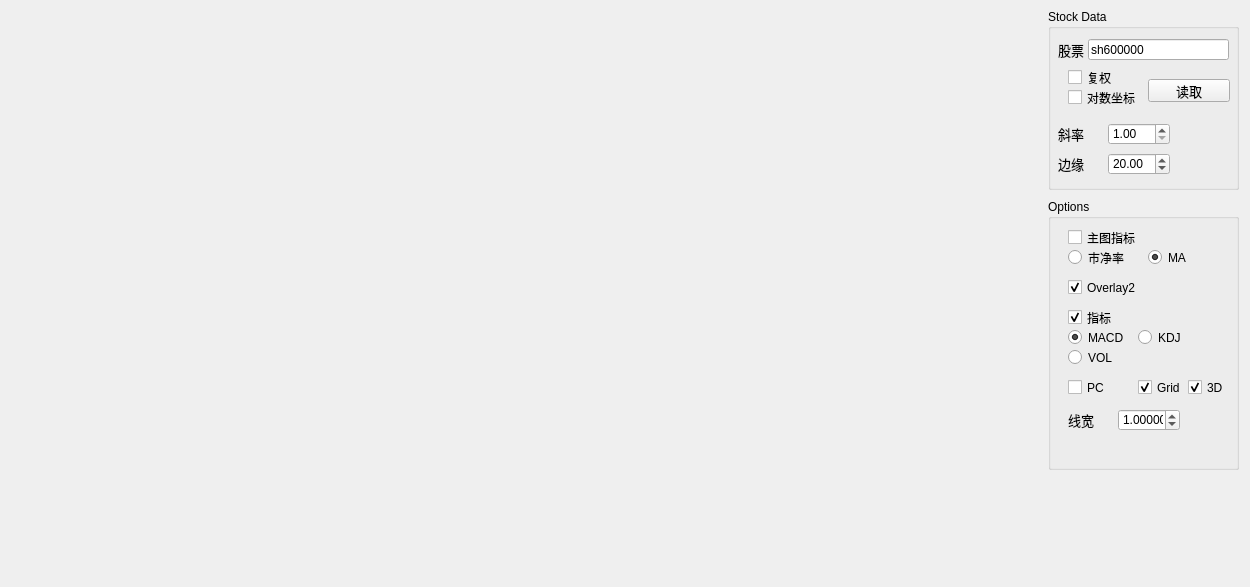
<?xml version="1.0" encoding="UTF-8"?>
<ui version="4.0">
 <class>MainWindow</class>
 <widget class="QMainWindow" name="MainWindow">
  <property name="geometry">
   <rect>
    <x>0</x>
    <y>0</y>
    <width>1250</width>
    <height>587</height>
   </rect>
  </property>
  <property name="windowTitle">
   <string>MainWindow</string>
  </property>
  <widget class="QWidget" name="centralWidget">
   <layout class="QHBoxLayout" name="horizontalLayout">
    <item>
     <widget class="StockView" name="main_view" native="true">
      <property name="baseSize">
       <size>
        <width>0</width>
        <height>0</height>
       </size>
      </property>
     </widget>
    </item>
    <item>
     <widget class="QWidget" name="widget" native="true">
      <property name="sizePolicy">
       <sizepolicy hsizetype="Fixed" vsizetype="Preferred">
        <horstretch>0</horstretch>
        <verstretch>0</verstretch>
       </sizepolicy>
      </property>
      <property name="minimumSize">
       <size>
        <width>200</width>
        <height>0</height>
       </size>
      </property>
      <widget class="QGroupBox" name="groupBox">
       <property name="geometry">
        <rect>
         <x>7</x>
         <y>0</y>
         <width>191</width>
         <height>181</height>
        </rect>
       </property>
       <property name="sizePolicy">
        <sizepolicy hsizetype="Preferred" vsizetype="Preferred">
         <horstretch>0</horstretch>
         <verstretch>0</verstretch>
        </sizepolicy>
       </property>
       <property name="minimumSize">
        <size>
         <width>0</width>
         <height>0</height>
        </size>
       </property>
       <property name="title">
        <string>Stock Data</string>
       </property>
       <widget class="QPushButton" name="loadButton">
        <property name="geometry">
         <rect>
          <x>100</x>
          <y>70</y>
          <width>82</width>
          <height>23</height>
         </rect>
        </property>
        <property name="font">
         <font>
          <family>宋体</family>
          <pointsize>10</pointsize>
         </font>
        </property>
        <property name="text">
         <string>读取</string>
        </property>
       </widget>
       <widget class="QLineEdit" name="lineEdit">
        <property name="geometry">
         <rect>
          <x>40</x>
          <y>30</y>
          <width>141</width>
          <height>21</height>
         </rect>
        </property>
        <property name="text">
         <string>sh600000</string>
        </property>
       </widget>
       <widget class="QLabel" name="label">
        <property name="geometry">
         <rect>
          <x>10</x>
          <y>30</y>
          <width>41</width>
          <height>21</height>
         </rect>
        </property>
        <property name="font">
         <font>
          <family>宋体</family>
          <pointsize>10</pointsize>
         </font>
        </property>
        <property name="text">
         <string>股票</string>
        </property>
       </widget>
       <widget class="QCheckBox" name="checkBox_gbbq">
        <property name="geometry">
         <rect>
          <x>20</x>
          <y>60</y>
          <width>70</width>
          <height>17</height>
         </rect>
        </property>
        <property name="text">
         <string>复权</string>
        </property>
       </widget>
       <widget class="QCheckBox" name="checkBox_logcoord">
        <property name="geometry">
         <rect>
          <x>20</x>
          <y>80</y>
          <width>70</width>
          <height>17</height>
         </rect>
        </property>
        <property name="text">
         <string>对数坐标</string>
        </property>
       </widget>
       <widget class="QDoubleSpinBox" name="doubleSpinBox_slope">
        <property name="geometry">
         <rect>
          <x>60</x>
          <y>114</y>
          <width>62</width>
          <height>22</height>
         </rect>
        </property>
        <property name="minimum">
         <double>1.000000000000000</double>
        </property>
        <property name="maximum">
         <double>1.500000000000000</double>
        </property>
        <property name="singleStep">
         <double>0.010000000000000</double>
        </property>
       </widget>
       <widget class="QLabel" name="label_2">
        <property name="geometry">
         <rect>
          <x>10</x>
          <y>114</y>
          <width>41</width>
          <height>21</height>
         </rect>
        </property>
        <property name="font">
         <font>
          <family>宋体</family>
          <pointsize>10</pointsize>
         </font>
        </property>
        <property name="text">
         <string>斜率</string>
        </property>
       </widget>
       <widget class="QLabel" name="label_3">
        <property name="geometry">
         <rect>
          <x>10</x>
          <y>144</y>
          <width>41</width>
          <height>21</height>
         </rect>
        </property>
        <property name="font">
         <font>
          <family>宋体</family>
          <pointsize>10</pointsize>
         </font>
        </property>
        <property name="text">
         <string>边缘</string>
        </property>
       </widget>
       <widget class="QDoubleSpinBox" name="doubleSpinBox_margin">
        <property name="geometry">
         <rect>
          <x>60</x>
          <y>144</y>
          <width>62</width>
          <height>22</height>
         </rect>
        </property>
        <property name="minimum">
         <double>0.000000000000000</double>
        </property>
        <property name="maximum">
         <double>100.000000000000000</double>
        </property>
        <property name="singleStep">
         <double>5.000000000000000</double>
        </property>
        <property name="value">
         <double>20.000000000000000</double>
        </property>
       </widget>
      </widget>
      <widget class="QGroupBox" name="groupBox_2">
       <property name="geometry">
        <rect>
         <x>7</x>
         <y>190</y>
         <width>191</width>
         <height>271</height>
        </rect>
       </property>
       <property name="title">
        <string>Options</string>
       </property>
       <widget class="QCheckBox" name="checkBox_overlay1">
        <property name="geometry">
         <rect>
          <x>20</x>
          <y>30</y>
          <width>70</width>
          <height>17</height>
         </rect>
        </property>
        <property name="text">
         <string>主图指标</string>
        </property>
        <property name="checked">
         <bool>false</bool>
        </property>
       </widget>
       <widget class="QRadioButton" name="radioButton_bookvalue">
        <property name="geometry">
         <rect>
          <x>20</x>
          <y>50</y>
          <width>82</width>
          <height>17</height>
         </rect>
        </property>
        <property name="text">
         <string>市净率</string>
        </property>
        <property name="checked">
         <bool>false</bool>
        </property>
        <attribute name="buttonGroup">
         <string notr="true">buttonGroup1</string>
        </attribute>
       </widget>
       <widget class="QCheckBox" name="checkBox_pc">
        <property name="geometry">
         <rect>
          <x>20</x>
          <y>180</y>
          <width>70</width>
          <height>17</height>
         </rect>
        </property>
        <property name="text">
         <string>PC</string>
        </property>
        <property name="checked">
         <bool>false</bool>
        </property>
       </widget>
       <widget class="QRadioButton" name="radioButton_VOL">
        <property name="geometry">
         <rect>
          <x>20</x>
          <y>150</y>
          <width>82</width>
          <height>17</height>
         </rect>
        </property>
        <property name="text">
         <string>VOL</string>
        </property>
        <attribute name="buttonGroup">
         <string notr="true">buttonGroup2</string>
        </attribute>
       </widget>
       <widget class="QCheckBox" name="checkBox_indicator_graph">
        <property name="geometry">
         <rect>
          <x>20</x>
          <y>110</y>
          <width>70</width>
          <height>17</height>
         </rect>
        </property>
        <property name="text">
         <string>指标</string>
        </property>
        <property name="checked">
         <bool>true</bool>
        </property>
       </widget>
       <widget class="QRadioButton" name="radioButton_MACD">
        <property name="geometry">
         <rect>
          <x>20</x>
          <y>130</y>
          <width>82</width>
          <height>17</height>
         </rect>
        </property>
        <property name="text">
         <string>MACD</string>
        </property>
        <property name="checked">
         <bool>true</bool>
        </property>
        <attribute name="buttonGroup">
         <string notr="true">buttonGroup2</string>
        </attribute>
       </widget>
       <widget class="QRadioButton" name="radioButton_MA">
        <property name="geometry">
         <rect>
          <x>100</x>
          <y>50</y>
          <width>82</width>
          <height>17</height>
         </rect>
        </property>
        <property name="text">
         <string>MA</string>
        </property>
        <property name="checked">
         <bool>true</bool>
        </property>
        <attribute name="buttonGroup">
         <string notr="true">buttonGroup1</string>
        </attribute>
       </widget>
       <widget class="QCheckBox" name="checkBox_grid">
        <property name="geometry">
         <rect>
          <x>90</x>
          <y>180</y>
          <width>70</width>
          <height>17</height>
         </rect>
        </property>
        <property name="text">
         <string>Grid</string>
        </property>
        <property name="checked">
         <bool>true</bool>
        </property>
       </widget>
       <widget class="QCheckBox" name="checkBox_grid_3d">
        <property name="geometry">
         <rect>
          <x>140</x>
          <y>180</y>
          <width>41</width>
          <height>17</height>
         </rect>
        </property>
        <property name="text">
         <string>3D</string>
        </property>
        <property name="checked">
         <bool>true</bool>
        </property>
       </widget>
       <widget class="QCheckBox" name="checkBox_overlay2">
        <property name="geometry">
         <rect>
          <x>20</x>
          <y>80</y>
          <width>70</width>
          <height>17</height>
         </rect>
        </property>
        <property name="text">
         <string>Overlay2</string>
        </property>
        <property name="checked">
         <bool>true</bool>
        </property>
       </widget>
       <widget class="QLabel" name="label_4">
        <property name="geometry">
         <rect>
          <x>20</x>
          <y>210</y>
          <width>81</width>
          <height>21</height>
         </rect>
        </property>
        <property name="font">
         <font>
          <family>宋体</family>
          <pointsize>10</pointsize>
         </font>
        </property>
        <property name="text">
         <string>线宽</string>
        </property>
       </widget>
       <widget class="QDoubleSpinBox" name="doubleSpinBox_linewidth">
        <property name="geometry">
         <rect>
          <x>70</x>
          <y>210</y>
          <width>62</width>
          <height>22</height>
         </rect>
        </property>
        <property name="decimals">
         <number>5</number>
        </property>
        <property name="maximum">
         <double>10.000000000000000</double>
        </property>
        <property name="singleStep">
         <double>0.100000000000000</double>
        </property>
        <property name="value">
         <double>1.000000000000000</double>
        </property>
       </widget>
       <widget class="QRadioButton" name="radioButton_KDJ">
        <property name="geometry">
         <rect>
          <x>90</x>
          <y>130</y>
          <width>82</width>
          <height>17</height>
         </rect>
        </property>
        <property name="text">
         <string>KDJ</string>
        </property>
        <property name="checked">
         <bool>false</bool>
        </property>
        <attribute name="buttonGroup">
         <string notr="true">buttonGroup2</string>
        </attribute>
       </widget>
      </widget>
     </widget>
    </item>
   </layout>
  </widget>
 </widget>
 <customwidgets>
  <customwidget>
   <class>StockView</class>
   <extends>QWidget</extends>
   <header>StockView</header>
   <container>1</container>
  </customwidget>
 </customwidgets>
 <resources/>
 <connections>
  <connection>
   <sender>loadButton</sender>
   <signal>clicked()</signal>
   <receiver>MainWindow</receiver>
   <slot>loadButtonClicked()</slot>
   <hints>
    <hint type="sourcelabel">
     <x>1229</x>
     <y>79</y>
    </hint>
    <hint type="destinationlabel">
     <x>817</x>
     <y>6</y>
    </hint>
   </hints>
  </connection>
 </connections>
 <slots>
  <slot>loadButtonClicked()</slot>
  <slot>margin_changed(double)</slot>
 </slots>
 <buttongroups>
  <buttongroup name="buttonGroup1"/>
  <buttongroup name="buttonGroup2"/>
 </buttongroups>
</ui>
